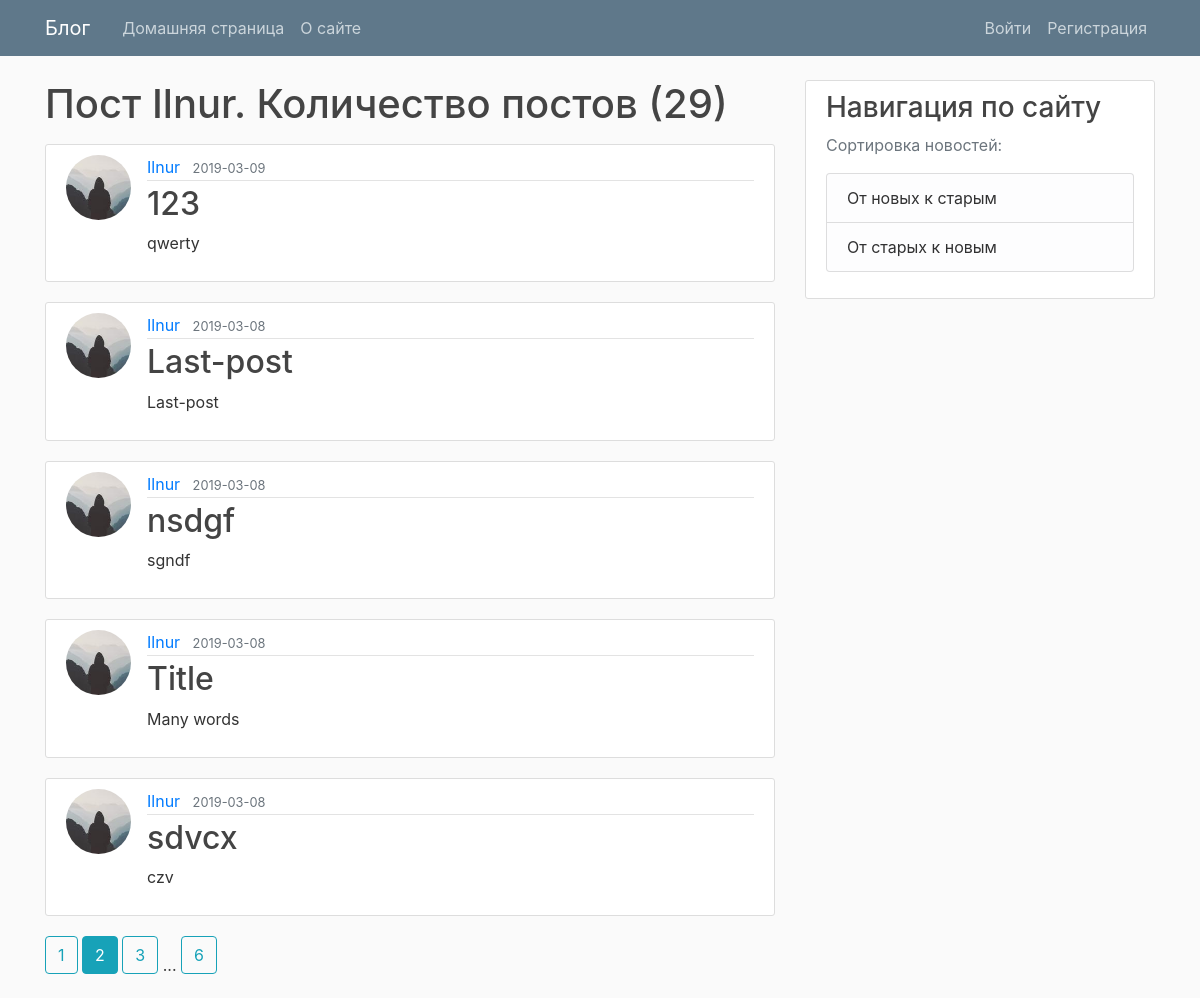
The app's page /user/Ilnur?page=2 with its own data.
### main/models.py (models this page shows, shortened)
class User(db.Model, UserMixin):
    id = db.Column(db.Integer, primary_key=True)
    username = db.Column(db.String(20), unique=True, nullable=False)
    email = db.Column(db.String(120), unique=True, nullable=False)
    image_file = db.Column(db.String(20),
                           nullable=False, default='default.jpg')
    password = db.Column(db.String(60), nullable=False)
    posts = db.relationship('Post', backref='author', lazy=True)

class Post(db.Model):
    id = db.Column(db.Integer, primary_key=True)
    title = db.Column(db.String(100), nullable=False)
    date_posted = db.Column(db.DateTime,
                            nullable=False, default=datetime.utcnow())
    content = db.Column(db.Text, nullable=False)
    user_id = db.Column(db.Integer, db.ForeignKey('user.id'), nullable=False)

### main/users/routes.py (the view)
@users.route("/user/<string:username>")
def user_posts(username):
    page = request.args.get('page', 1, type=int)
    user = User.query.filter_by(username=username).first_or_404()
    posts = Post.query.filter_by(author=user)\
        .order_by(Post.date_posted.desc())\
        .paginate(page=page, per_page=5)
    return render_template('user_posts.html', posts=posts, user=user, forUser=True, reverse=False)

### main/templates/user_posts.html
{% extends "base.html" %}
{% block content %}
    <h1 class="mb-3">Пост {{ user.username }}. Количество постов ({{ posts.total }})</h1>
    {% for post in posts.items %}
        <article class="media content-section">
          <img class="rounded-circle article-img" src="{{ url_for('static', filename='profile_pics/' + post.author.image_file) }}">
          <div class="media-body">
            <div class="article-metadata">
              <a class="mr-2" href="{{ url_for('users.user_posts', username=post.author.username) }}">{{ post.author.username }}</a>
              <small class="text-muted">{{ post.date_posted.strftime('%Y-%m-%d') }}</small>
            </div>
            <h2><a class="article-title" href="{{ url_for('posts.post', post_id=post.id) }}">{{ post.title }}</a></h2>
            <p class="article-content">{{ post.content }}</p>
          </div>
        </article>
    {% endfor %}
    {% for page_num in posts.iter_pages(left_edge=1, right_edge=1, left_current=1, right_current=2) %}
      {% if page_num %}
        {% if posts.page == page_num %}
          {% if reverse %}
            <a class="btn btn-info mb-4" href="{{ url_for('users.user_reverse_posts', username=user.username, page=page_num) }}">{{ page_num }}</a>
          {% else %}
            <a class="btn btn-info mb-4" href="{{ url_for('users.user_posts', username=user.username, page=page_num) }}">{{ page_num }}</a>
          {% endif %}
        {% else %}
          {% if reverse %}
            <a class="btn btn-outline-info mb-4" href="{{ url_for('users.user_reverse_posts', username=user.username, page=page_num) }}">{{ page_num }}</a>
          {% else %}
            <a class="btn btn-outline-info mb-4" href="{{ url_for('users.user_posts', username=user.username, page=page_num) }}">{{ page_num }}</a>
          {% endif %}
        {% endif %}
      {% else %}
        ...
      {% endif %}
    {% endfor %}
{% endblock content %}

### main/static/main.css (style rules this page uses)
body { background: #fafafa; color: #333333; margin-top: 5rem; }
h1, h2, h3, h4, h5, h6 { color: #444444; }
.content-section { background: #ffffff; padding: 10px 20px; border: 1px solid #dddddd; border-radius: 3px; margin-bottom: 20px; }
.article-title { color: #444444; }
.article-content { white-space: pre-line; }
.article-img { height: 65px; width: 65px; margin-right: 16px; }
.article-metadata { padding-bottom: 1px; margin-bottom: 4px; border-bottom: 1px solid #e3e3e3 }

### records on screen
User: username "Ilnur"
Post: image_file (picture), author.username "Ilnur", date_posted "2019-03-09", title "123", content "qwerty"
Post: image_file (picture), author.username "Ilnur", date_posted "2019-03-08", title "Last-post", content "Last-post"
Post: image_file (picture), author.username "Ilnur", date_posted "2019-03-08", title "nsdgf", content "sgndf"
Post: image_file (picture), author.username "Ilnur", date_posted "2019-03-08", title "Title", content "Many words"
Post: image_file (picture), author.username "Ilnur", date_posted "2019-03-08", title "sdvcx", content "czv"

### other values on screen
{{ posts.total }} "29"
{{ page_num }} "1" "3" "6"
{{ page_num }} "2"
